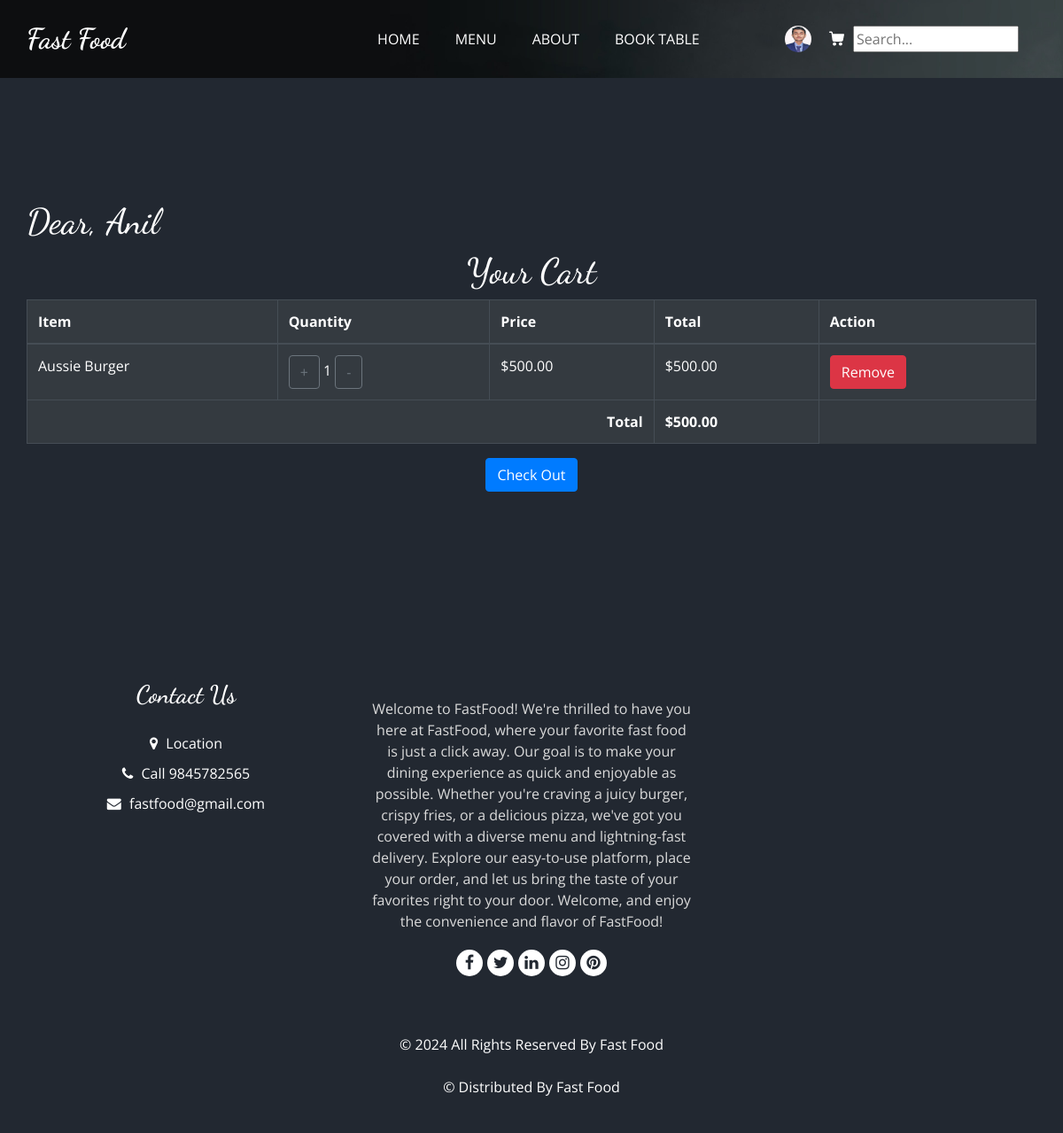
Before: /order (signed in) with the older database file.
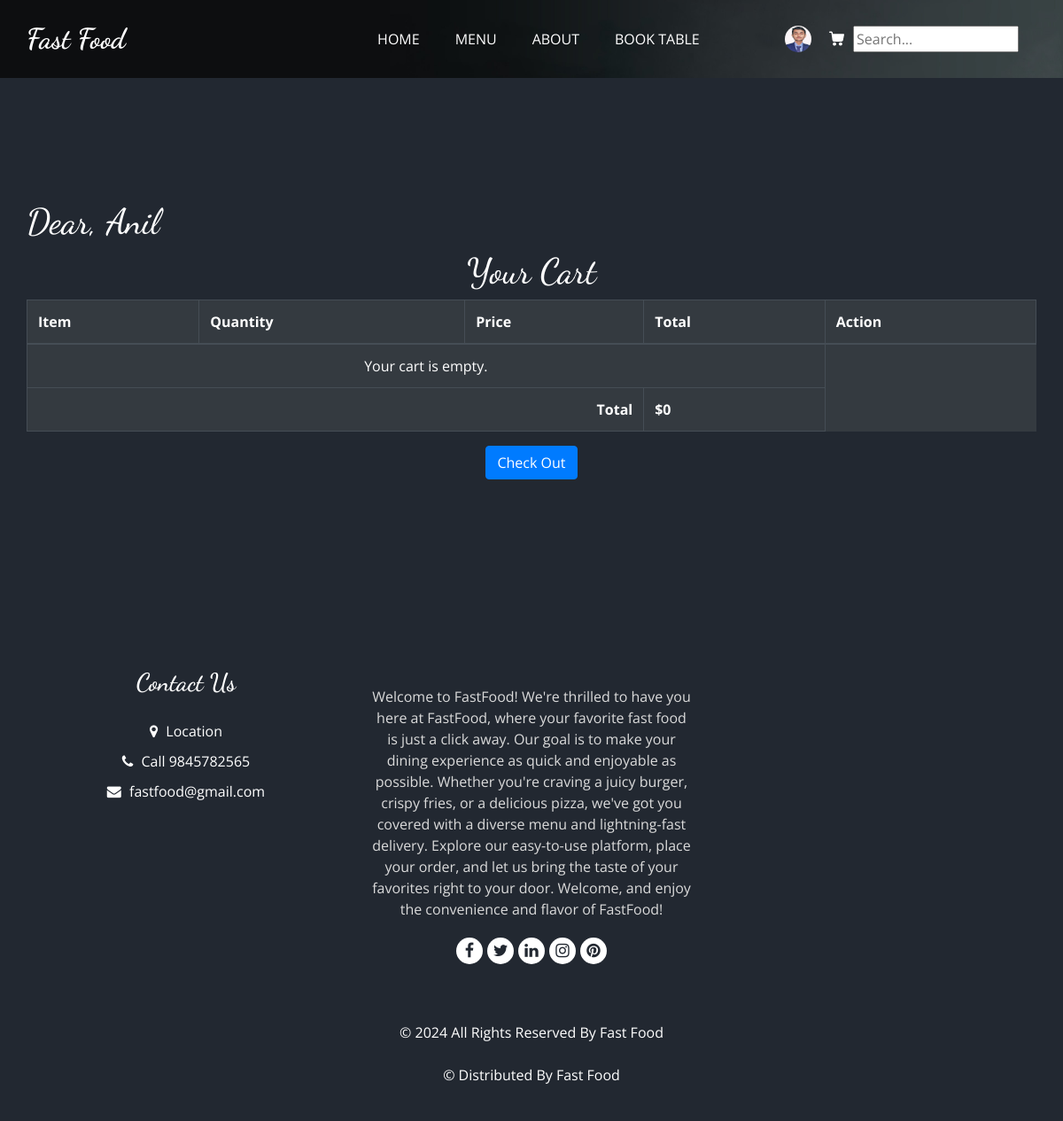
After: the same page with the newer database file.
### food/models.py (models this page shows, shortened)
class OrderItem(models.Model):
    order = models.ForeignKey(Order, on_delete=models.CASCADE, related_name='order_items')
    menu_item = models.ForeignKey(MenuItem, on_delete=models.CASCADE)
    quantity = models.PositiveIntegerField()
    price = models.DecimalField(max_digits=10, decimal_places=2)
    discounted_price = models.DecimalField(max_digits=6, decimal_places=2, null=True, blank=True)

class MenuItem(models.Model):
    restaurant = models.ForeignKey(Restaurant, on_delete=models.CASCADE, related_name='menu_items')
    name = models.CharField(max_length=100)
    description = models.TextField()
    price = models.DecimalField(max_digits=10, decimal_places=2)
    available = models.BooleanField(default=True)
    image1 = models.ImageField(upload_to='menu_images/', null=True, blank=True)
    image2 = models.ImageField(upload_to='menu_images/', null=True, blank=True)
    image3 = models.ImageField(upload_to='menu_images/', null=True, blank=True)
    created_at = models.DateTimeField(auto_now=True)

### food/views.py (the view)
# urls.py: path('order',views.OrderView,name='order'),
@login_required(login_url='login')
def OrderView(request):
    order = get_object_or_404(Order, customer=request.user)
    order_item = OrderItem.objects.filter(order=order)  # Retrieve all items associated with the order
    for item in order_item:
         item.total_price = (item.discounted_price if item.discounted_price else item.price) * item.quantity
    total_price = sum(item.total_price for item in order_item)
    return render(request, 'order_view.html', {'order': order, 'order_items': order_item,'total_price':total_price})

### food/context_processors.py (called while the page is built)
def System(request):
    sys = SystemSetting.objects.first()
    return {'sys':sys}

def OfferView(request):
    offers = Offer.objects.filter(status = True)[:4]
    for off in offers:
        discounted_price = off.food.price * (Decimal(1) - Decimal(off.discount) / Decimal(100))
        off.discounted_price = round(discounted_price, 2)
    return {'offers':offers}

### templates/order_view.html (shortened to what this page needs)
{% extends "master.html" %}
{% block content %}
{% include "header2.html" %}
<section class="about_section layout_padding">
    <main class="container my-5">
        <h1> Dear, {{order.customer.first_name}}</h1>
        <h1 class="text-center">Your Cart</h1>
        <div class="table-responsive">
            <table class="table table-bordered  table-dark">
                <thead class="thead-dark">
                    <tr>
                        <th>Item</th>
                        <th>Quantity</th>
                        <th>Price</th>
                        <th>Total</th>
                        <th>Action</th>
                    </tr>
                </thead>
                <tbody>
                    {% for item in order_items %}
                        <tr>
                            <td>{{ item.menu_item.name }}</td>
                            <td><a href="{% url 'increaseOrder' item.id %}"><button type="submit" name="action" value="decrease" class="btn btn-outline-secondary">+</button></a>  {{ item.quantity }}  <a href="{%url 'decrease' item.id %}"><button type="submit" name="action" value="decrease" class="btn btn-outline-secondary" >-</button></td>
                            {% if item.discounted_price %}
                            <td>${{item.discounted_price}} </td>
                            <td>${{ item.total_price |floatformat:2 }}</td>
                            {% else %}
                            <td>${{ item.menu_item.price }}</td>
                            <td>${{ item.total_price |floatformat:2 }}</td>
                            {% endif %}
                            <td><a href="{% url 'remove' item.id %}"><button class="btn btn-danger"> Remove</button></td>
                        </tr>
                    {% empty %}
                        <tr>
                            <td colspan="4" class="text-center">Your cart is empty.</td>
                        </tr>
                    {% endfor %}
                </tbody>
                <tfoot>
                    <tr>
                        <th colspan="3" class="text-right">Total</th>
                        <th>${{total_price}}</th>
                    </tr>
                </tfoot>
            </table>
        </div>
            <div class="text-center">
                <form method="post" action="{% url 'billview' %}">
                    <button type="submit" class="btn btn-primary">Check Out</button>
                </form>
            </div>
    </main>
</section>
{% endblock content %}

Changed rows visible on the page:
removed OrderItem: menu_item.name "Aussie Burger", quantity "1", menu_item.price "500.00", total_price "500.00"
Other visible differences:
{{ total_price }}: "500.00" → "0"
text now shown: "Your cart is empty."
